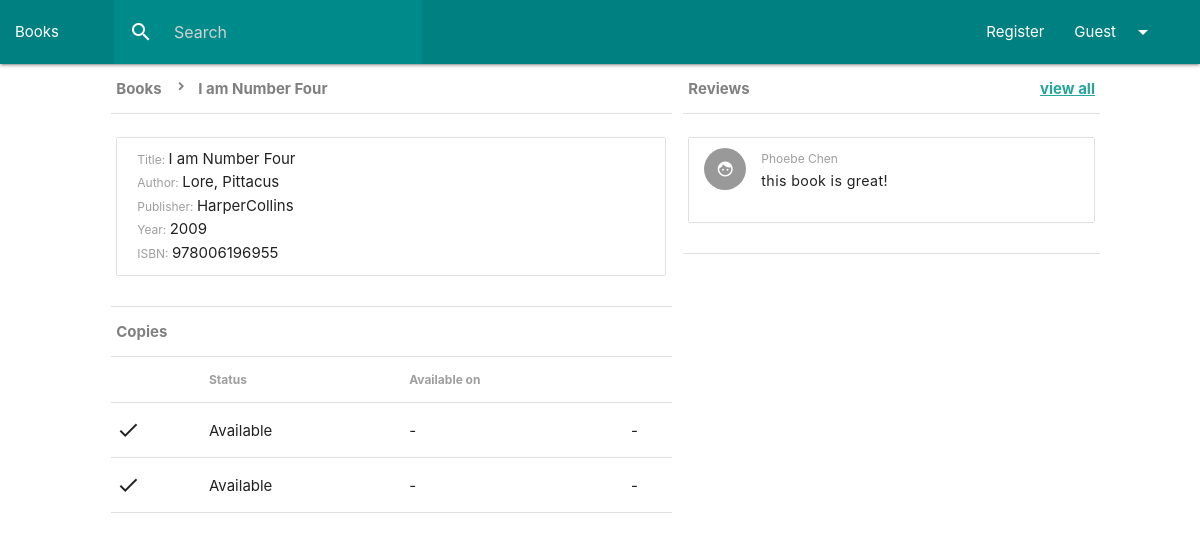
/catalog/books/1/ (signed in), run on an earlier commit of the app's database.
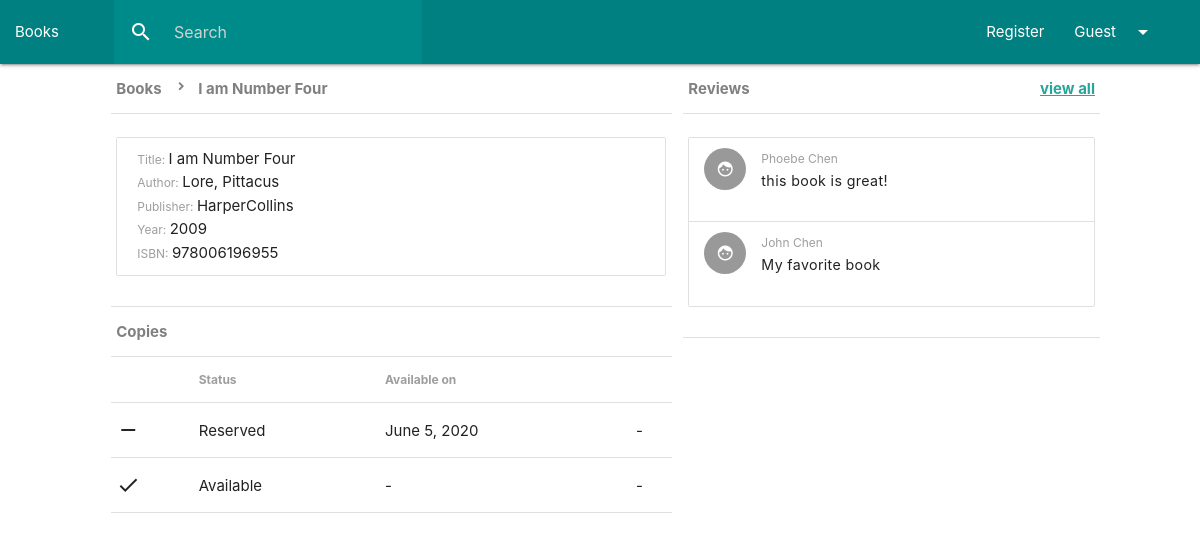
And on a later commit of the database.
### catalog/models.py (models this page shows, shortened)
class BookInstance(models.Model):
	id = models.UUIDField(primary_key=True, default=uuid.uuid4, help_text='Unique ID')
	book = models.ForeignKey(Book, on_delete=models.SET_NULL, null=True)
	due_back = models.DateField(null=True, blank=True,  editable=True)
	LOAN_STATUS = (('a', 'Available'),
		('r', 'Reserved'),)
	status = models.CharField(max_length=1,
		choices= LOAN_STATUS,
		blank = True,
		default = 'm',
		help_text = 'Book Availability',)

class BookReview(models.Model):
	id = models.UUIDField(primary_key=True, default=uuid.uuid4, editable=False)
	book = models.ForeignKey(Book, on_delete=models.CASCADE)
	user = models.ForeignKey(Account, on_delete=models.SET_NULL, null = True)
	text = models.TextField(max_length=1000)

### account/models.py (models this page shows)
class Account(AbstractUser):
    idnum = models.IntegerField(verbose_name='ID Number', unique=True, default=0000)

### account/decorators.py (the view)
    def wrapper(request, *args, **kwargs):
        if 'guest' in request.session:
            return function(request, *args, **kwargs)
        teacher_or_student = Account.objects.filter(pk=request.user.id, groups__name='Teacher/Student').exists()
        if not teacher_or_student:  # if not coach redirect to home page
            return HttpResponseRedirect(reverse('home'))
        else:
            return function(request, *args, **kwargs)

### catalog/models.py (called while the page is built)
	def __str__(self):
		return self.publisher

	def __str__(self):
		return f'{self.last_name}, {self.first_name}'

### catalog/templatetags/auth_extras.py (called while the page is built)
@register.filter(name='has_group')
def has_group(user, group_name):
    group = Group.objects.get(name=group_name)
    return True if group in user.groups.all() else False

### catalog/views.py (called while the page is built)
@guest_or_teacher_student_required
def book_instance(request, pk):
    if request.method == 'POST':
        reserveBook(request, pk)
    book = Book.objects.get(id=pk)
    instance = BookInstance.objects.filter(book=pk)
    review = BookReview.objects.filter(book=pk)
    context = {'book':book, 'instance':instance, 'user': request.user, 'review': review}
    return render(request, 'catalogv2/book_instance.html', context)

### catalog/templates/catalogv2/book_instance.html (shortened to what this page needs)
{% extends 'catalogv2/main.html'%}
{% load auth_extras %}
{% block content%}
<div class="row" style="max-width: 1000">
    <div class="col s7">
    <table class="col table">
        <tr><th>
            <a  href="{% url 'books' %}" class="breadcrumb">Books</a>
            <a href="" class="breadcrumb">{{book.title}}</a>
         </th></tr>
        <tr><td>
            <ul class="collection" style="max-width: 550px;">
                <li class="collection-item">
                    <span><label>Title: </label><h7>{{book.title}}</h7></span><br>
                    <label>Author: </label>{{book.author}}<br>
                    <label>Publisher: </label>{{book.publisher}}<br>
                    <label>Year: </label>{{book.yearPub.year}}<br>
                    <label>ISBN: </label>{{book.isbn}}
                </li>
            </ul>
        </td></tr>
        <tr><th>Copies</th></tr>
    </table>
    <table class="table highlight">
                <tr>
                <th></th>
                <th><label>Status</label></th>
                <th><label>Available on</label></th>
                <th></th>
                </tr>
                {% for i in instance %}
                <tr>
                    <form method = 'POST'>
                    <td class class = 'collection-item avatar'>
                    {% if i.status == 'a' %}<i class="material-icons">done</i>
                    {% else %}<i class="material-icons">remove</i>{% endif %}
                    </td>
                    <td>
                    {% if i.status == 'a' %}  Available
                    {% else %} Reserved{% endif %}
                    </td>
                    {% if i.status == 'r'%}
                    <td>{{i.due_back}}</td>
                    {% else%}<td>-</td>{% endif%}
                    {% if i.status == 'a' and user.is_authenticated and user|has_group:"Teacher/Student" %}
                    <td><button class="btn btn-small waves-effect waves-light" type="submit">borrow
                    <i class="material-icons left">library_add</i>
                    </button></td>
                    {% else%}<td>-</td>{% endif%}
                    </form>
                </tr>
                {% endfor %}
            </table>
    </div>
    <table class="table col s5">
            <tr>
            <th>Reviews<a class = "secondary-content"href="{% url 'review' book.id %}"><u>view all</u></a></th>
            </tr>
            <tr>
            <td>
            <ul class="collection">
                {% for i in review%}
                <li class="collection-item avatar">
                <i class="large material-icons circle">face</i>
                <label>{{i.user.first_name}} {{i.user.last_name}}</label><br>
                <p>{{i.text}}</p>
                </li>
                {% endfor%}
            </ul></tr>
    </table>
</div>
{% endblock content%}

What changed in the data, as far as the page shows it:
changed BookInstance: due_back (not shown) → "June 5, 2020"; status "Available -" → "Reserved"
added BookReview: user.first_name "John", user.last_name "Chen", text "My favorite book"
